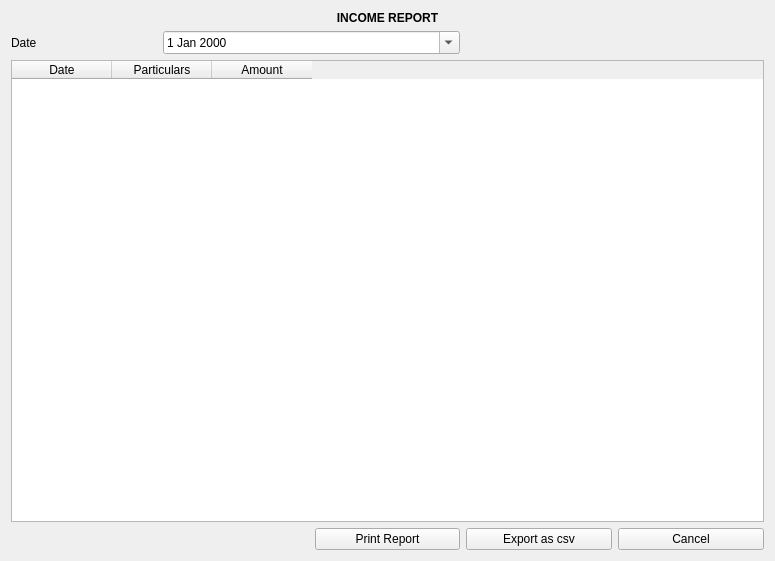
<?xml version="1.0" encoding="UTF-8"?>
<ui version="4.0">
 <class>Income_Report</class>
 <widget class="QWidget" name="Income_Report">
  <property name="geometry">
   <rect>
    <x>0</x>
    <y>0</y>
    <width>775</width>
    <height>561</height>
   </rect>
  </property>
  <property name="windowTitle">
   <string>Form</string>
  </property>
  <layout class="QHBoxLayout" name="horizontalLayout">
   <item>
    <layout class="QGridLayout" name="gridLayout">
     <item row="1" column="0">
      <widget class="QLabel" name="label_2">
       <property name="text">
        <string>Date</string>
       </property>
      </widget>
     </item>
     <item row="2" column="0" colspan="5">
      <widget class="QTableWidget" name="tableWidget">
       <column>
        <property name="text">
         <string>Date</string>
        </property>
       </column>
       <column>
        <property name="text">
         <string>Particulars</string>
        </property>
       </column>
       <column>
        <property name="text">
         <string>Amount</string>
        </property>
       </column>
      </widget>
     </item>
     <item row="3" column="3">
      <widget class="QPushButton" name="pushButton">
       <property name="text">
        <string>Export as csv</string>
       </property>
      </widget>
     </item>
     <item row="3" column="4">
      <widget class="QPushButton" name="pushButton_2">
       <property name="text">
        <string>Cancel</string>
       </property>
      </widget>
     </item>
     <item row="3" column="2">
      <widget class="QPushButton" name="Print">
       <property name="text">
        <string>Print Report</string>
       </property>
      </widget>
     </item>
     <item row="0" column="0" colspan="5">
      <widget class="QLabel" name="label">
       <property name="text">
        <string>&lt;html&gt;&lt;head/&gt;&lt;body&gt;&lt;p align=&quot;center&quot;&gt;&lt;span style=&quot; font-weight:600;&quot;&gt;INCOME REPORT&lt;/span&gt;&lt;/p&gt;&lt;/body&gt;&lt;/html&gt;</string>
       </property>
      </widget>
     </item>
     <item row="1" column="1" colspan="2">
      <widget class="QDateEdit" name="dateEdit">
       <property name="calendarPopup">
        <bool>true</bool>
       </property>
      </widget>
     </item>
    </layout>
   </item>
  </layout>
 </widget>
 <resources/>
 <connections/>
</ui>
